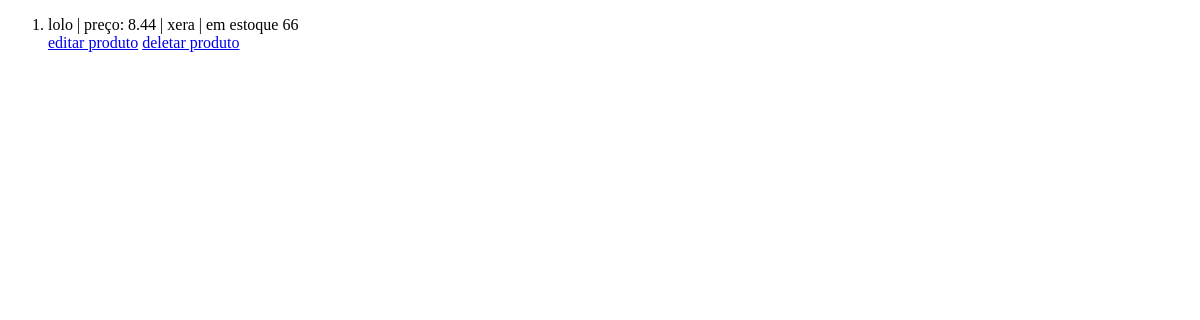
Page /produtos/ on the earlier database version.
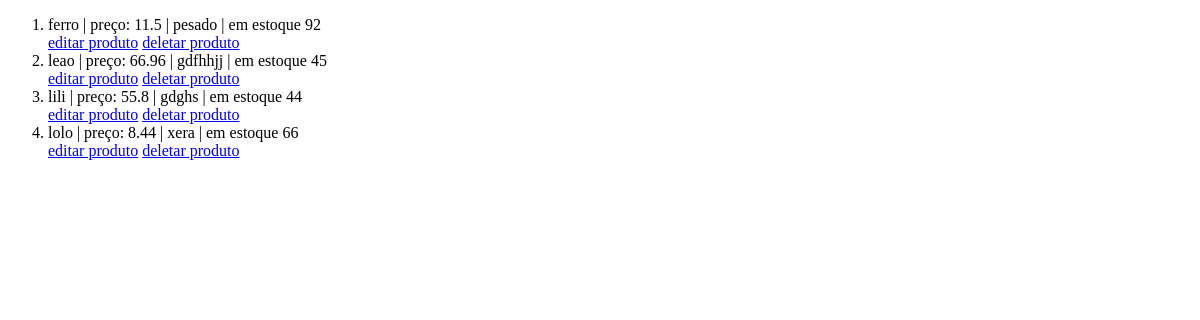
Same page on the later database version.
### models/produtos.py (models this page shows, shortened)
class Produto(Base):
    __tablename__ = 'tb_produtos'
    pro_id: Mapped[int] = mapped_column(primary_key=True, autoincrement=True)
    pro_nome: Mapped[str] = mapped_column(nullable=False)
    pro_descricao: Mapped[str] = mapped_column(nullable=False)
    pro_preco: Mapped[float] = mapped_column(nullable=False)
    pro_estoque: Mapped[int] = mapped_column()
    @classmethod
    def all(cls, ordem = "crescente"):
        if ordem == "crescente":
            direcao = "ASC"
        elif ordem == "decrescente":
            direcao = "DESC"
        sql = text(f"SELECT * FROM tb_produtos ORDER BY pro_nome {direcao}")
        produtos = session.execute(sql).fetchall()
        return produtos

### controllers/produtos.py (the view)
@produto_bp.route('/', methods=['GET','POST'])
def view():
    if request.method == 'POST':
        ordem = request.form['ordem']
        produtos = Produto.all(ordem=ordem)
    elif request.method == 'GET':
        produtos = Produto.all()
    return render_template('produtos/view.html', produtos = produtos)

### templates/produtos/view.html (shortened to what this page needs)
{% extends "model.html" %}
{% block content %}
<div>
    <ol>
        {% for produto in produtos %}
            <li>{{produto.pro_nome}} | preço: {{produto.pro_preco}} | {{produto.pro_descricao}} | em estoque {{produto.pro_estoque}}</li>
            <a href="{{url_for('produtos.edit', pro_id=produto.pro_id)}}">editar produto</a>
            <a href="{{url_for('produtos.remove', pro_id=produto.pro_id)}}">deletar produto</a>
        {% endfor %}
    </ol>
</div>
{% endblock %}

### templates/model.html (shortened to what this page needs)
<!DOCTYPE html>
<html lang="en">
<head>
</head>
<body>
    {% block content %}{% endblock %}
</body>
</html>

Differences in the rows shown:
added Produto: pro_nome "ferro", pro_preco "11.5", pro_descricao "pesado", pro_estoque "92"
added Produto: pro_nome "leao", pro_preco "66.96", pro_descricao "gdfhhjj", pro_estoque "45"
added Produto: pro_nome "lili", pro_preco "55.8", pro_descricao "gdghs", pro_estoque "44"
